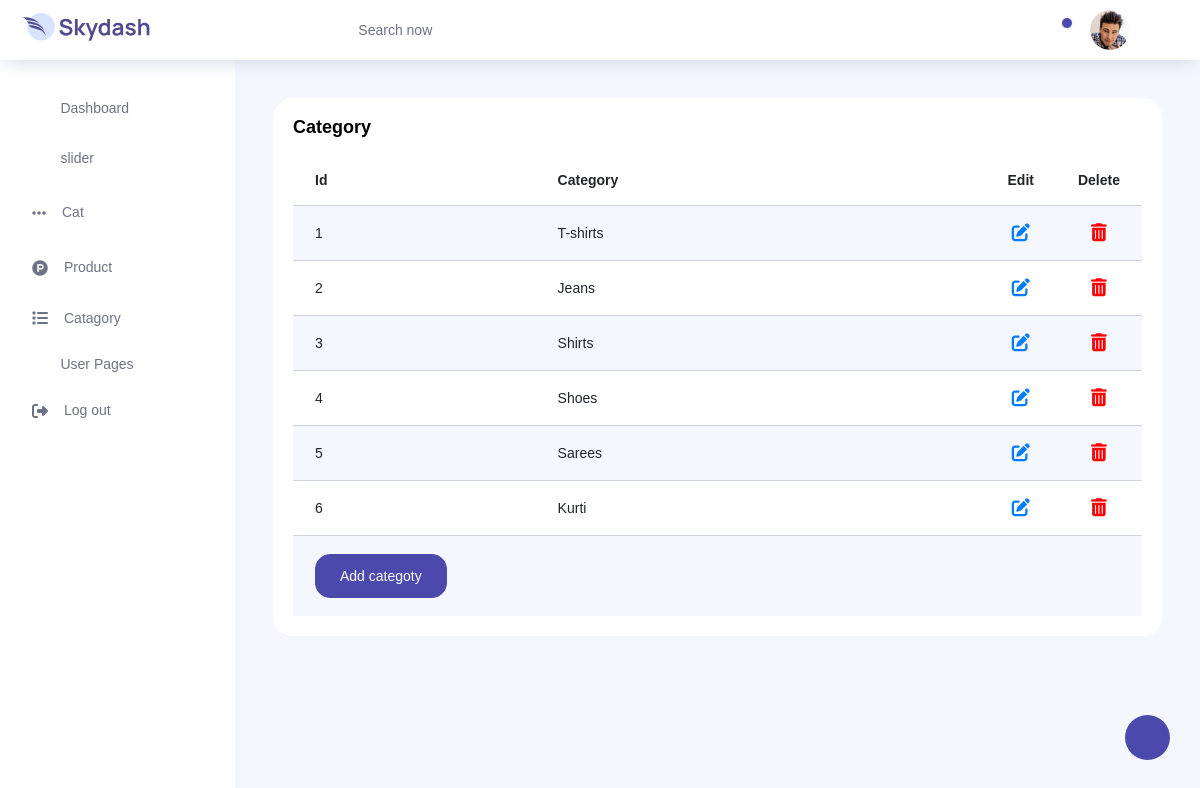
The app's page /category_table/ with its own data.
### webapp/models.py (models this page shows)
class Category(models.Model):
    category = models.CharField(max_length=100)

### webapp/views.py (the view)
# urls.py: path('category_table/',catetable),
def catetable(request):
    cted = Category.objects.all()
    return render(request,'table-category.html',{'cted':cted})

### webapp/templates/table-category.html (shortened to what this page needs)
{% load static %}
<!DOCTYPE html>
<html lang="en">
<head>
  <link rel="stylesheet" href="https://site-assets.fontawesome.com/releases/v6.5.1/css/all.css">
  <link rel="stylesheet" href="{% static 'vendors/feather/feather.css' %}">
  <link rel="stylesheet" href="{% static 'vendors/ti-icons/css/themify-icons.css' %}">
  <link rel="stylesheet" href="{% static 'vendors/css/vendor.bundle.base.css' %}">
  <link rel="stylesheet" href="{% static 'css/vertical-layout-light/style.css' %}">
  <link rel="stylesheet" href="{% static 'vendors/select2-bootstrap-theme/select2-bootstrap.min.css' %}">
</head>
<body>
  <div class="container-scroller">
    <nav class="navbar col-lg-12 col-12 p-0 fixed-top d-flex flex-row">
      <div class="text-center navbar-brand-wrapper d-flex align-items-center justify-content-center">
        <a class="navbar-brand brand-logo mr-5" href="../../index.html"><img src="{% static 'images/logo.svg'%}" class="mr-2" alt="logo"/></a>
      </div>
      <div class="navbar-menu-wrapper d-flex align-items-center justify-content-end">
        <button class="navbar-toggler navbar-toggler align-self-center" type="button" data-toggle="minimize">
          <span class="icon-menu"></span>
        </button>
        <ul class="navbar-nav mr-lg-2">
          <li class="nav-item nav-search d-none d-lg-block">
            <div class="input-group">
              <div class="input-group-prepend hover-cursor" id="navbar-search-icon">
                <span class="input-group-text" id="search">
                  <i class="icon-search"></i>
                </span>
              </div>
              <input type="text" class="form-control" id="navbar-search-input" placeholder="Search now" aria-label="search" aria-describedby="search">
            </div>
          </li>
        </ul>
        <ul class="navbar-nav navbar-nav-right">
          <li class="nav-item dropdown">
            <a class="nav-link count-indicator dropdown-toggle" id="notificationDropdown" href="#" data-toggle="dropdown">
              <i class="icon-bell mx-0"></i>
              <span class="count"></span>
            </a>
          </li>
          <li class="nav-item nav-profile dropdown">
            <a class="nav-link dropdown-toggle" href="#" data-toggle="dropdown" id="profileDropdown">
              <img src="{% static 'images/faces/face28.jpg'%}" alt="profile"/>
            </a>
          </li>
          <li class="nav-item nav-settings d-none d-lg-flex">
            <a class="nav-link" href="#">
              <i class="icon-ellipsis"></i>
            </a>
          </li>
        </ul>
      </div>
    </nav>
    <div class="container-fluid page-body-wrapper">
      <div class="theme-setting-wrapper">
        <div id="settings-trigger"><i class="ti-settings"></i></div>
      </div>
      <nav class="sidebar sidebar-offcanvas" id="sidebar">
        <ul class="nav">
          <li class="nav-item">
            <a class="nav-link" href="/data">
              <i class="icon-grid menu-icon"></i>
              <span class="menu-title">Dashboard</span>
            </a>
          </li>
          <li class="nav-item">
            <a class="nav-link" href="/tables">
              <i class="icon-columns menu-icon"></i>
              slider
            </a>
          </li>
          <li class="nav-item">
            <a class="nav-link" href="/category_table">
              <i class="fa-solid fa-ellipsis menu-icon"></i>
              Cat
            </a>
          </li>
          <li class="nav-item">
            <a class="nav-link" href="/product_table">
              <i class="fa-brands fa-product-hunt menu-icon"></i>
              Product
            </a>
          </li>
          <li class="nav-item">
            <a class="nav-link" data-toggle="collapse" href="#ui-basic" aria-expanded="false" aria-controls="ui-basic">
              <i class="fa-solid fa-list menu-icon"></i>
              <span class="menu-title">Catagory</span>
              <i class="menu-arrow"></i>
            </a>
          </li>
          <li class="nav-item">
            <a class="nav-link" data-toggle="collapse" href="#auth" aria-expanded="false" aria-controls="auth">
              <i class="icon-head menu-icon"></i>
              <span class="menu-title">User Pages</span>
              <i class="menu-arrow"></i>
            </a>
          </li>
          <li class="nav-item">
            <a class="nav-link" href="/login">
              <i class="fa-solid fa-right-from-bracket menu-icon"></i>
              <span class="menu-title">Log out</span>
            </a>
          </li>
        </ul>
      </nav>
      <div class="main-panel">
        <div class="content-wrapper">
          <div class="row">
            <div class="col-lg-12 grid-margin stretch-card">
              <div class="card">
                <div class="card-body">
                  <h4 class="card-title">Category</h4>
                  <div class="table-responsive">
                    <table class="table table-striped">
                      <thead>
                        <tr>
                          <th>
                            Id
                          </th>
                          <th>
                            Category
                          </th>
                          <th style="width: 20px;">
                            Edit
                          </th>
                          <th style="width: 20px;">
                            Delete
                          </th>
                        </tr>
                      </thead>
                      <tbody>
                        {% for row in cted %}
                        <tr>
                          <td>{{row.id}}</td>
                          <td>{{row.category}}</td>
                          <td style="font-size: 18px;text-align: center;"><a href="/edit_category/{{row.id}}"><i class="fa-solid fa-pen-to-square"></i></a></td>
                          <td style="font-size: 18px;text-align: center;"><a href="/delete_category/{{row.id}}"><i class="fa-solid fa-trash-can" style="color: #ff0000;"></i></a></td>
                        </tr>
                        {% endfor %}
                        <tr>
                          <td colspan="6">
                            <button type="submit" class="btn btn-primary mr-2" value="Add" name="Add"><a href="/add_category" style="color: white;text-decoration: none;">Add categoty</a></button>
                          </td>
                        </tr>
                      </tbody>
                    </table>
                  </div>
                </div>
              </div>
            </div>
          </div>
        </div>
      </div>
    </div>
  </div>
</body>
</html>

### records on screen
Category: id "1", category "T-shirts"
Category: id "2", category "Jeans"
Category: id "3", category "Shirts"
Category: id "4", category "Shoes"
Category: id "5", category "Sarees"
Category: id "6", category "Kurti"
